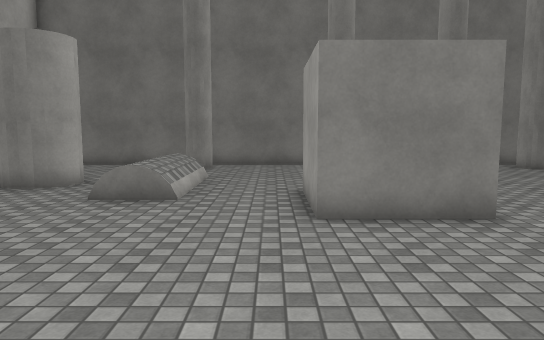
View 1 (above)

16 first-person views from a walk through a 3-D level made in the Unity game engine. The camera is 1.5 m above the floor, tilts 6° down and sees 70° across. The floor is counted in squares, 1 m on a side. Each view is taken from the middle of a square. On the plan, view 1 faces up. The plan holds only what a view shows up to about 17 squares ahead; the rest is blank. Surface patterns are stand-ins for the level's own textures.

View 2
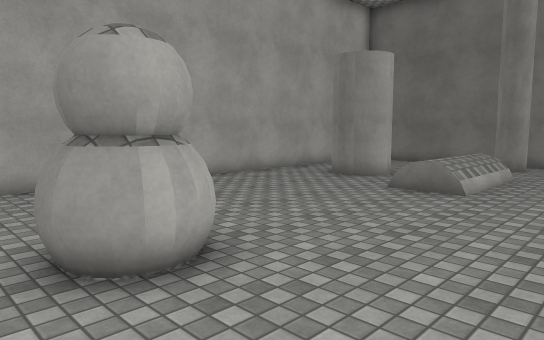

View 3
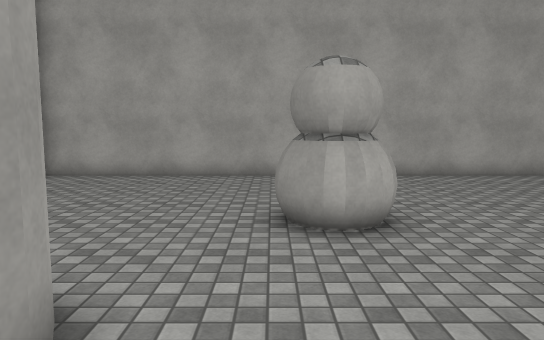

View 4
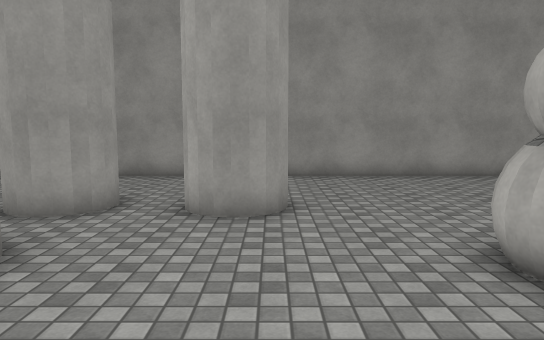

View 5
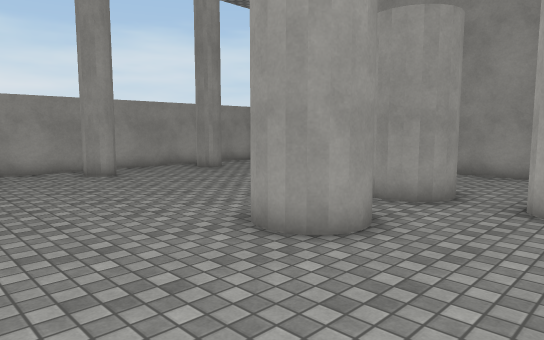

View 6
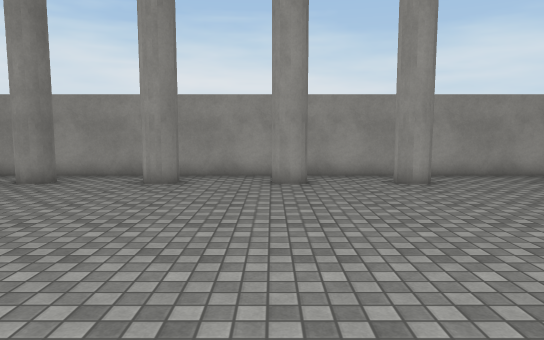

View 7
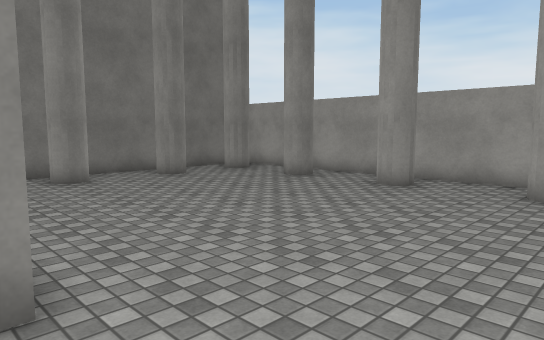

View 8
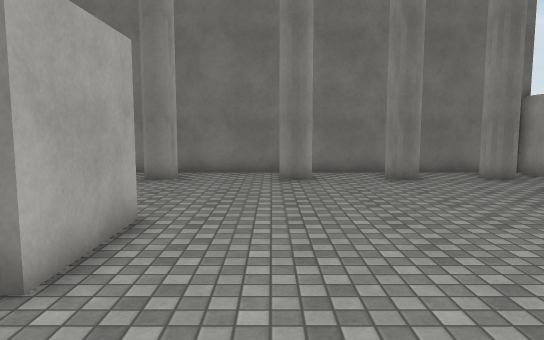

View 9
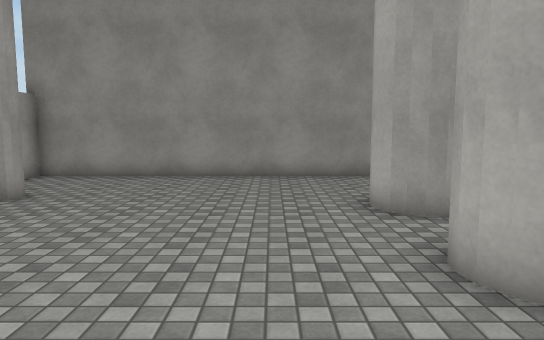

View 10
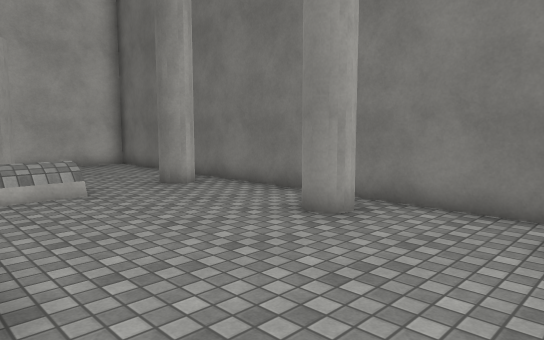

View 11
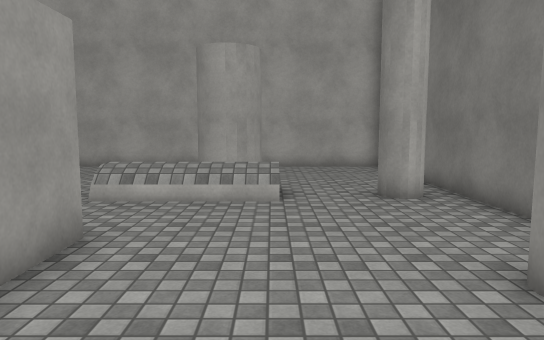

View 12
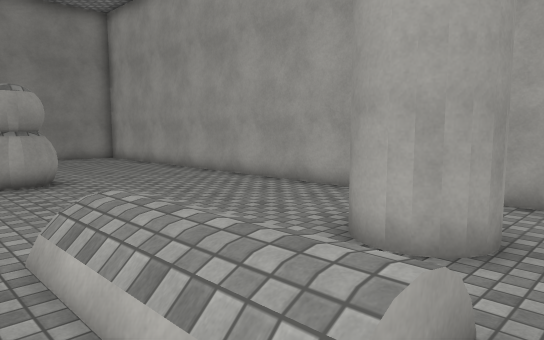

View 13
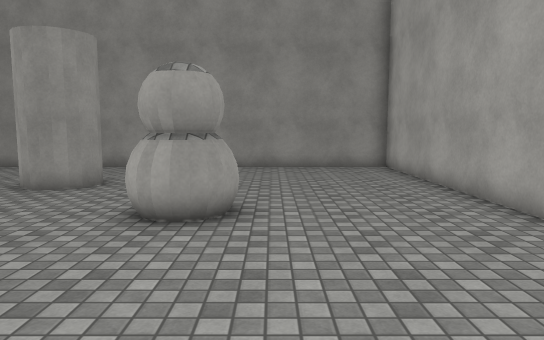

View 14
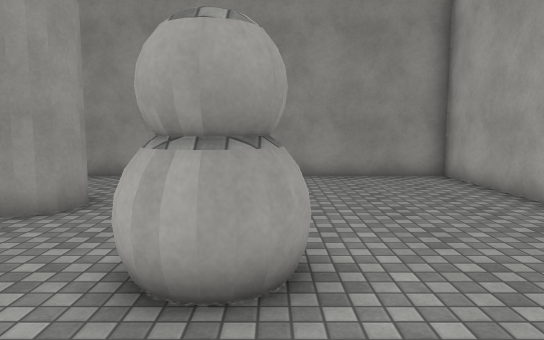

View 15
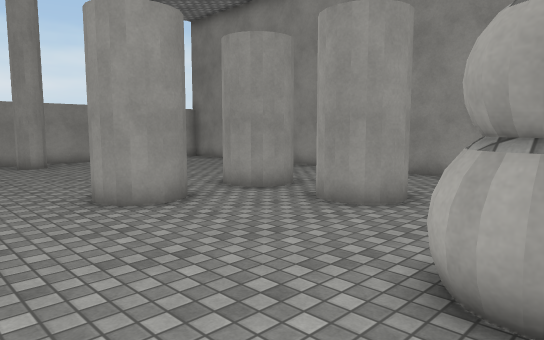

View 16
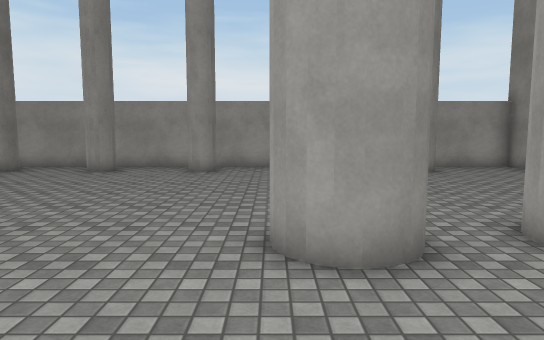

### Floor plan
Key: @ floor where view 1 was taken; # wall or solid block; . floor; / step, stairs or slope; v drop or lower ground; C cylinder; O other object.
Columns run from 10 left of view 1 to 15 right of it. Each row starts with its distance up from view 1.
 16 ##########################
 15 #......##...##..##..#..#.#
 14 #........................#
 13 #........................#
 12 #...C./vC..............#.#
 11 #..CCC  /................#
 10 #..CC.  /................#
  9 #...../ /..####..........#
  8 #.....///..## #........#.#
  7 #..........####..........#
  6 #........................#
  5 #........................#
  4 #......................#.#
  3 #........................#
  2 #.....OO......C..........#
  1 #.....OO.....C C.......#.#
  0 #.....OO..@...C..........#
 -1 #........................#
 -2 #.........CC.CCC.........#
 -3 #.........C CC C.......#.#
 -4 #.......... .............#
 -5 #........................#
 -6 #........................#
 -7 #........................#
 -8 ##########################

Positions as (right, up) in squares from view 1, and headings:
1: (0, 0), facing up
2: (1, -1), facing up-left
3: (3, 0), facing left
4: (0, 5), facing down
5: (0, 6), facing down-right
6: (2, 5), facing right
7: (3, 3), facing up-right
8: (6, 3), facing up
9: (7, 5), facing down
10: (7, 9), facing up-left
11: (6, 12), facing left
12: (-1, 13), facing down-left
13: (-5, 8), facing down
14: (-4, 5), facing down
15: (-4, 5), facing down-right
16: (-1, 2), facing right
